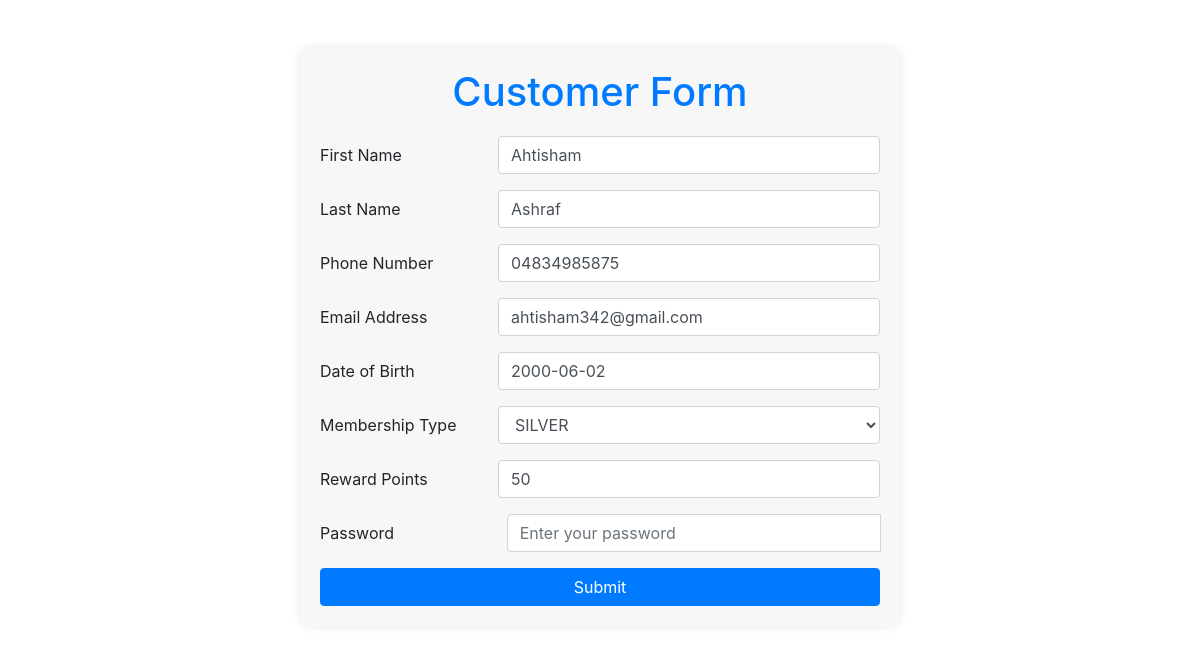
Page /edit/2 on the committed database.
### apniapp/models.py (models this page shows, shortened)
class Customer(models.Model):
    MEMBERSHIP_SILVER = 'S'
    MEMBERSHIP_GOLD = 'G'
    MEMBERSHIP_DIAMOND = 'D'
    MEMBERSHIP_CHOICES = [
        (MEMBERSHIP_SILVER, 'SILVER'),
        (MEMBERSHIP_GOLD, 'GOLD'),
        (MEMBERSHIP_DIAMOND, 'DIAMOND'),
    ]
    First_name = models.CharField(max_length=200)
    Last_name = models.CharField(max_length=200)
    phone = models.CharField(max_length=255)
    Email = models.EmailField(max_length=250)
    birth_date = models.DateField(null=True)
    membership = models.CharField(
        max_length=1, choices=MEMBERSHIP_CHOICES, default=MEMBERSHIP_SILVER)
    points = models.IntegerField(default=50)
    password = models.CharField(max_length=128)
    class Meta:
        ordering = ['First_name', 'Last_name']

### apniapp/views.py (the view)
# urls.py: path('edit/<int:id>', views.edit, name='edit'),
def edit(request, id):
    r = Customer.objects.get(pk=id)
    if request.method == 'POST':
        form = CustomerForm(request.POST, instance=r)
        if form.is_valid():
            form.save()
            messages.add_message(request, messages.SUCCESS,
                                 "Your Data has been changed Successfully!")
            return redirect('home')
    else:
        form = CustomerForm(instance=r)
    return render(request, 'index.html', {'form': form})

### templates/index.html (shortened to what this page needs)
<!DOCTYPE html>
<html lang="en">
<head>
    <link rel="stylesheet" href="https://stackpath.bootstrapcdn.com/bootstrap/4.5.2/css/bootstrap.min.css">
    <link rel="stylesheet" href="https://cdnjs.cloudflare.com/ajax/libs/bootstrap-datepicker/1.9.0/css/bootstrap-datepicker.min.css">
</head>
<body>
    {% if form %}
    <div class="container mt-5">
        <div class="form-container">
            <h1 class="form-header text-center text-primary">Customer Form</h1>
            <form method="POST" novalidate>
                <div class="form-group">
                    <label for="id_First_name">{{ form.First_name.label }}</label>
                    {{ form.First_name }}
                </div>
                <div class="form-group">
                    <label for="id_Last_name">{{ form.Last_name.label }}</label>
                    {{ form.Last_name }}
                </div>
                <div class="form-group">
                    <label for="id_phone">{{ form.phone.label }}</label>
                    {{ form.phone }}
                </div>
                <div class="form-group">
                    <label for="id_Email">{{ form.Email.label }}</label>
                    {{ form.Email }}
                </div>
                <div class="form-group">
                    <label for="id_birth_date">{{ form.birth_date.label }}</label>
                    {{ form.birth_date }}
                </div>
                <div class="form-group">
                    <label for="id_membership">{{ form.membership.label }}</label>
                    {{ form.membership }}
                </div>
                <div class="form-group">
                    <label for="id_points">{{ form.points.label }}</label>
                    {{ form.points }}
                </div>
                <div class="form-group">
                    <label for="id_password">{{ form.password.label }}</label>
                    <div class="input-group">
                        {{ form.password }}
                    </div>
                </div>
                <button type="submit" class="btn btn-primary btn-block">Submit</button>
            </form>
        </div>
    </div>
    {% endif %}
</body>
</html>

### templates/index.html (style rules this page uses)
.form-container { max-width: 600px; margin: auto; padding: 20px; background-color: #f7f7f7; border-radius: 10px; box-shadow: 0 0 10px rgba(0, 0, 0, 0.1); }
.form-header { margin-bottom: 20px; }
.btn-primary { background-color: #007bff; border-color: #007bff; }
.form-group { display: flex; align-items: center; }
.form-group label { flex: 1; margin-bottom: 0; }
.form-group .form-control { flex: 2; }
.form-group .input-group { flex: 2; }

### rows in the picture
Customer: First_name "Ahtisham", Last_name "Ashraf", phone "04834985875", Email "ahtisham342@gmail.com", birth_date "2000-06-02", membership "SILVER", points "50"
